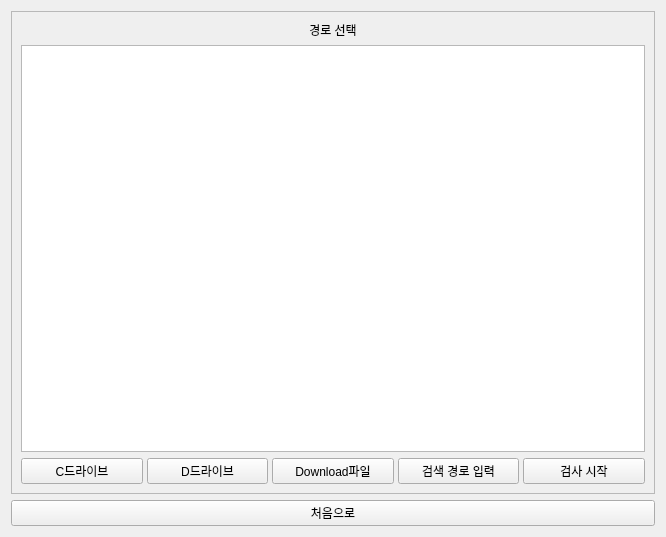
<?xml version="1.0" encoding="UTF-8"?>
<ui version="4.0">
 <class>Dialog</class>
 <widget class="QDialog" name="Dialog">
  <property name="geometry">
   <rect>
    <x>0</x>
    <y>0</y>
    <width>666</width>
    <height>537</height>
   </rect>
  </property>
  <property name="minimumSize">
   <size>
    <width>0</width>
    <height>1</height>
   </size>
  </property>
  <property name="contextMenuPolicy">
   <enum>Qt::CustomContextMenu</enum>
  </property>
  <property name="windowTitle">
   <string>Dialog</string>
  </property>
  <layout class="QVBoxLayout" name="verticalLayout">
   <item>
    <widget class="QStackedWidget" name="MainPage">
     <property name="minimumSize">
      <size>
       <width>0</width>
       <height>0</height>
      </size>
     </property>
     <property name="cursor">
      <cursorShape>ArrowCursor</cursorShape>
     </property>
     <property name="focusPolicy">
      <enum>Qt::StrongFocus</enum>
     </property>
     <property name="toolTip">
      <string notr="true"/>
     </property>
     <property name="statusTip">
      <string notr="true"/>
     </property>
     <property name="whatsThis">
      <string notr="true"/>
     </property>
     <property name="frameShape">
      <enum>QFrame::StyledPanel</enum>
     </property>
     <property name="lineWidth">
      <number>1</number>
     </property>
     <property name="currentIndex">
      <number>1</number>
     </property>
     <widget class="QWidget" name="page1">
      <layout class="QVBoxLayout" name="verticalLayout_2">
       <item>
        <widget class="QLabel" name="label">
         <property name="text">
          <string>기능 선택</string>
         </property>
         <property name="alignment">
          <set>Qt::AlignCenter</set>
         </property>
        </widget>
       </item>
       <item>
        <layout class="QHBoxLayout" name="horizontalLayout_2">
         <property name="sizeConstraint">
          <enum>QLayout::SetFixedSize</enum>
         </property>
         <item>
          <widget class="QPushButton" name="detect_Button">
           <property name="text">
            <string>탐지 기능 실행</string>
           </property>
          </widget>
         </item>
         <item>
          <widget class="QPushButton" name="del_Button">
           <property name="text">
            <string>삭제 기능 실행</string>
           </property>
          </widget>
         </item>
         <item>
          <widget class="QPushButton" name="add_Button">
           <property name="text">
            <string>검사 항목 추가</string>
           </property>
          </widget>
         </item>
         <item>
          <widget class="QPushButton" name="fin_Button">
           <property name="text">
            <string>종료</string>
           </property>
          </widget>
         </item>
        </layout>
       </item>
      </layout>
     </widget>
     <widget class="QWidget" name="page2">
      <layout class="QVBoxLayout" name="verticalLayout_4">
       <item>
        <widget class="QLabel" name="label_2">
         <property name="text">
          <string>경로 선택</string>
         </property>
         <property name="alignment">
          <set>Qt::AlignCenter</set>
         </property>
        </widget>
       </item>
       <item>
        <widget class="QTextEdit" name="inputr_label">
         <property name="focusPolicy">
          <enum>Qt::StrongFocus</enum>
         </property>
        </widget>
       </item>
       <item>
        <layout class="QHBoxLayout" name="horizontalLayout">
         <property name="spacing">
          <number>4</number>
         </property>
         <property name="sizeConstraint">
          <enum>QLayout::SetFixedSize</enum>
         </property>
         <item>
          <widget class="QPushButton" name="C_Button">
           <property name="text">
            <string>C드라이브</string>
           </property>
          </widget>
         </item>
         <item>
          <widget class="QPushButton" name="D_Button">
           <property name="text">
            <string>D드라이브</string>
           </property>
          </widget>
         </item>
         <item>
          <widget class="QPushButton" name="Dl_Button">
           <property name="text">
            <string>Download파일</string>
           </property>
          </widget>
         </item>
         <item>
          <widget class="QPushButton" name="Ir_Button">
           <property name="text">
            <string>검색 경로 입력</string>
           </property>
          </widget>
         </item>
         <item>
          <widget class="QPushButton" name="Next_B">
           <property name="text">
            <string>검사 시작</string>
           </property>
          </widget>
         </item>
        </layout>
       </item>
      </layout>
     </widget>
     <widget class="QWidget" name="page3">
      <layout class="QVBoxLayout" name="verticalLayout_6">
       <item>
        <widget class="QListView" name="listView">
         <property name="autoScroll">
          <bool>false</bool>
         </property>
         <property name="autoScrollMargin">
          <number>10</number>
         </property>
         <property name="modelColumn">
          <number>0</number>
         </property>
         <property name="batchSize">
          <number>10</number>
         </property>
        </widget>
       </item>
       <item>
        <widget class="QLabel" name="result_label">
         <property name="text">
          <string>결과</string>
         </property>
         <property name="alignment">
          <set>Qt::AlignCenter</set>
         </property>
        </widget>
       </item>
       <item>
        <widget class="QLabel" name="result3_label">
         <property name="text">
          <string/>
         </property>
         <property name="alignment">
          <set>Qt::AlignCenter</set>
         </property>
        </widget>
       </item>
       <item>
        <widget class="QLabel" name="result2_label">
         <property name="text">
          <string/>
         </property>
         <property name="alignment">
          <set>Qt::AlignCenter</set>
         </property>
        </widget>
       </item>
      </layout>
     </widget>
     <widget class="QWidget" name="page4">
      <layout class="QVBoxLayout" name="verticalLayout_7">
       <item>
        <widget class="QTextEdit" name="addDb_label">
         <property name="focusPolicy">
          <enum>Qt::NoFocus</enum>
         </property>
         <property name="contextMenuPolicy">
          <enum>Qt::NoContextMenu</enum>
         </property>
         <property name="acceptDrops">
          <bool>false</bool>
         </property>
         <property name="toolTip">
          <string notr="true"/>
         </property>
         <property name="layoutDirection">
          <enum>Qt::LeftToRight</enum>
         </property>
         <property name="autoFillBackground">
          <bool>true</bool>
         </property>
         <property name="frameShape">
          <enum>QFrame::StyledPanel</enum>
         </property>
         <property name="frameShadow">
          <enum>QFrame::Sunken</enum>
         </property>
         <property name="html">
          <string>&lt;!DOCTYPE HTML PUBLIC &quot;-//W3C//DTD HTML 4.0//EN&quot; &quot;http://www.w3.org/TR/REC-html40/strict.dtd&quot;&gt;
&lt;html&gt;&lt;head&gt;&lt;meta name=&quot;qrichtext&quot; content=&quot;1&quot; /&gt;&lt;style type=&quot;text/css&quot;&gt;
p, li { white-space: pre-wrap; }
&lt;/style&gt;&lt;/head&gt;&lt;body style=&quot; font-family:'Gulim'; font-size:9pt; font-weight:400; font-style:normal;&quot;&gt;
&lt;p style=&quot;-qt-paragraph-type:empty; margin-top:0px; margin-bottom:0px; margin-left:0px; margin-right:0px; -qt-block-indent:0; text-indent:0px;&quot;&gt;&lt;br /&gt;&lt;/p&gt;&lt;/body&gt;&lt;/html&gt;</string>
         </property>
        </widget>
       </item>
       <item>
        <widget class="QLabel" name="label_3">
         <property name="focusPolicy">
          <enum>Qt::StrongFocus</enum>
         </property>
         <property name="text">
          <string>추가할 파일경로 입력</string>
         </property>
        </widget>
       </item>
       <item>
        <widget class="QLabel" name="label_7">
         <property name="enabled">
          <bool>true</bool>
         </property>
         <property name="focusPolicy">
          <enum>Qt::StrongFocus</enum>
         </property>
         <property name="text">
          <string/>
         </property>
        </widget>
       </item>
       <item>
        <widget class="QLabel" name="addDb_label2">
         <property name="focusPolicy">
          <enum>Qt::StrongFocus</enum>
         </property>
         <property name="text">
          <string/>
         </property>
        </widget>
       </item>
       <item>
        <widget class="QLabel" name="label_4">
         <property name="focusPolicy">
          <enum>Qt::StrongFocus</enum>
         </property>
         <property name="text">
          <string>해당 파일 해쉬값 =</string>
         </property>
        </widget>
       </item>
       <item>
        <layout class="QVBoxLayout" name="verticalLayout_3">
         <property name="sizeConstraint">
          <enum>QLayout::SetFixedSize</enum>
         </property>
         <item>
          <widget class="QPushButton" name="addDb_B">
           <property name="text">
            <string>추가하기</string>
           </property>
          </widget>
         </item>
         <item>
          <widget class="QPushButton" name="DBL_B">
           <property name="text">
            <string>DB리스트 이동</string>
           </property>
          </widget>
         </item>
        </layout>
       </item>
      </layout>
     </widget>
     <widget class="QWidget" name="page5">
      <layout class="QVBoxLayout" name="verticalLayout_5">
       <item>
        <widget class="QLabel" name="label_5">
         <property name="text">
          <string>최근 추가 파일 해쉬값</string>
         </property>
        </widget>
       </item>
       <item>
        <widget class="QLabel" name="addDBL_label">
         <property name="text">
          <string/>
         </property>
        </widget>
       </item>
       <item>
        <widget class="QListView" name="listViewDB"/>
       </item>
      </layout>
     </widget>
     <widget class="QWidget" name="page6">
      <layout class="QVBoxLayout" name="verticalLayout_8">
       <item>
        <widget class="QLabel" name="lb">
         <property name="layoutDirection">
          <enum>Qt::LeftToRight</enum>
         </property>
         <property name="text">
          <string>선택된 파일</string>
         </property>
         <property name="alignment">
          <set>Qt::AlignCenter</set>
         </property>
        </widget>
       </item>
       <item>
        <layout class="QHBoxLayout" name="horizontalLayout_3">
         <item>
          <widget class="QPushButton" name="rpb">
           <property name="text">
            <string>다시선택</string>
           </property>
          </widget>
         </item>
         <item>
          <widget class="QPushButton" name="pb">
           <property name="text">
            <string>파일 선택</string>
           </property>
          </widget>
         </item>
         <item>
          <widget class="QPushButton" name="next">
           <property name="text">
            <string>확인</string>
           </property>
          </widget>
         </item>
        </layout>
       </item>
      </layout>
     </widget>
    </widget>
   </item>
   <item>
    <widget class="QPushButton" name="first_B">
     <property name="text">
      <string>처음으로</string>
     </property>
    </widget>
   </item>
  </layout>
 </widget>
 <resources/>
 <connections/>
</ui>
